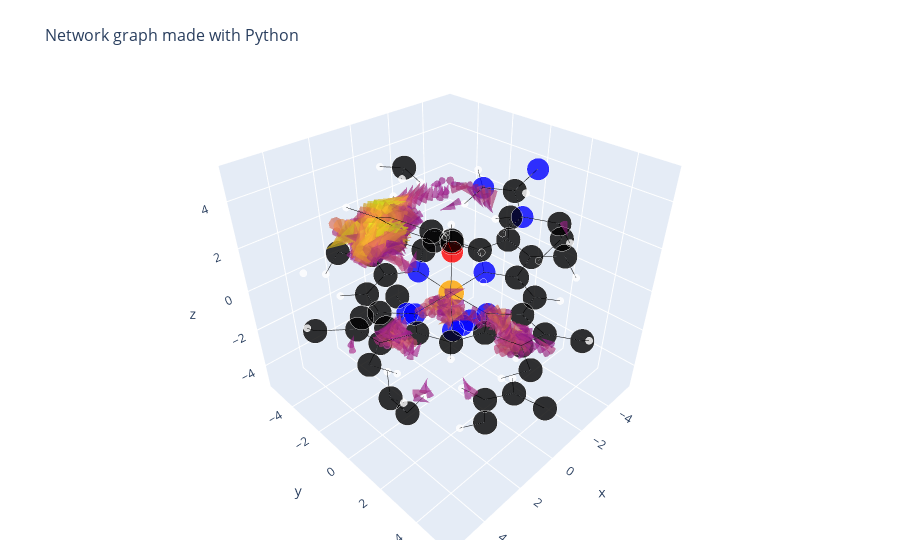

This figure's notebook cell:
### Code cell
fig = go.Figure(data=[trace_edges, trace_nodes, vector_field_pca[7]],
            layout=go.Layout(
                title='<br>Network graph made with Python',
                titlefont_size=16,
                showlegend=False,
                hovermode='closest',
                margin=dict(b=20,l=5,r=5,t=40),
                xaxis=dict(showgrid=False, zeroline=False, showticklabels=False),
                yaxis=dict(showgrid=False, zeroline=False, showticklabels=False))
                )
fig.update_layout(yaxis_range=[-5,5], xaxis_range=[-5,5])
fig.show()
fig.write_html("test_not_important_boruta.html")

### Figure 1 — Plotly figure (JSON) as saved in the notebook; plotly's stock layout.template omitted (floating-point values rounded to 4 significant figures; data arrays with more than 128 entries replaced by an {"elided": "..."} marker saying what was removed)
{"data": [{"hoverinfo": "none", "line": {"color": "#000000", "width": 1}, "mode": "lines", "type": "scatter3d", "x": {"elided": "291 float values"}, "y": {"elided": "291 float values"}, "z": {"elided": "291 float values"}}, {"marker": {"color": ["black", "black", "white", "white", "white", "black", "black", "black", "blue", "white", "white", "black", "white", "white", "white", "white", "white", "black", "black", "black", "black", "white", "white", "white", "black", "black", "blue", "black", "blue", "blue", "white", "white", "white", "white", "white", "white", "black", "black", "black", "black", "black", "black", "red", "white", "white", "white", "white", "white", "blue", "blue", "blue", "orange", "black", "black", "black", "black", "blue", "black", "black", "black", "black", "black", "black", "blue", "black", "black", "black", "black", "black", "black", "blue", "black", "black", "black", "black", "black", "black", "blue", "black", "black", "black", "black", "black", "black", "white", "white", "white", "white", "white", "white", "white", "white", "white", "white", "white", "white", "white", "white"], "colorscale": [[0, "#440154"], [0.1111, "#482878"], [0.2222, "#3e4989"], [0.3333, "#31688e"], [0.4444, "#26828e"], [0.5556, "#1f9e89"], [0.6667, "#35b779"], [0.7778, "#6ece58"], [0.8889, "#b5de2b"], [1, "#fde725"]], "opacity": 0.8, "size": [17, 17, 5, 5, 5, 17, 17, 17, 15.5, 5, 5, 17, 5, 5, 5, 5, 5, 17, 17, 17, 17, 5, 5, 5, 17, 17, 15.5, 17, 15.5, 15.5, 5, 5, 5, 5, 5, 5, 17, 17, 17, 17, 17, 17, 15.2, 5, 5, 5, 5, 5, 15.5, 15.5, 15.5, 18, 17, 17, 17, 17, 15.5, 17, 17, 17, 17, 17, 17, 15.5, 17, 17, 17, 17, 17, 17, 15.5, 17, 17, 17, 17, 17, 17, 15.5, 17, 17, 17, 17, 17, 17, 5, 5, 5, 5, 5, 5, 5, 5, 5, 5, 5, 5, 5, 5], "symbol": "circle"}, "mode": "markers", "text": ["C", "C", "H", "H", "H", "C", "C", "C", "N", "H", "H", "C", "H", "H", "H", "H", "H", "C", "C", "C", "C", "H", "H", "H", "C", "C", "N", "C", "N", "N", "H", "H", "H", "H", "H", "H", "C", "C", "C", "C", "C", "C", "O", "H", "H", "H", "H", "H", "N", "N", "N", "Fe", "C", "C", "C", "C", "N", "C", "C", "C", "C", "C", "C", "N", "C", "C", "C", "C", "C", "C", "N", "C", "C", "C", "C", "C", "C", "N", "C", "C", "C", "C", "C", "C", "H", "H", "H", "H", "H", "H", "H", "H", "H", "H", "H", "H", "H", "H"], "type": "scatter3d", "x": [2.651, 3.376, 1.575, 3.48, 2.877, 1.173, 0.8033, -0.9496, -0.497, 1.448, -1.078, -0.8826, -1.576, -0.1085, -0.4233, -4.265, -3.152, -0.6211, -0.3404, 1.977, 0.9546, -1.129, 2.981, 1.169, -1.561, -2.732, -2.285, -3.0, -4.174, -2.541, -0.7306, -0.7427, -3.227, -1.397, -1.655, -3.076, 3.016, 2.275, 2.694, 1.226, 1.643, 0.9177, -0.08728, 2.523, 3.262, 0.6582, 1.388, -0.5658, -0.1944, -1.308, -2.425, -0.001971, 2.4, 2.398, -2.389, -2.391, 1.975, 2.827, 4.201, 4.197, 2.824, 5.385, 5.403, -0.0001303, 1.079, 0.6836, -0.6616, -1.07, 1.646, -1.523, -1.974, -2.821, -4.204, -4.203, -2.818, -5.396, -5.265, -0.0004459, -1.081, -0.66, 0.6856, 1.085, -1.558, 1.617, 3.149, 3.153, -3.142, -3.14, 5.189, 4.959, -2.391, -5.367, 2.507, 2.667, -1.747, -2.504, -5.122, 5.052], "y": [0.02893, -0.09851, -0.06797, 0.8665, -0.8177, -4.734, -3.413, -4.643, -3.422, -2.555, -2.596, -3.597, -3.41, -2.829, -4.576, -2.031, 1.153, 4.649, 3.281, 3.774, 2.847, 2.561, 3.432, 1.79, 3.855, 2.91, 1.529, 0.5064, 0.6752, -0.7305, 2.795, 3.57, 3.175, 1.333, -0.8935, -1.509, 0.2112, 1.348, -1.014, 1.262, -1.107, 0.03505, -0.03617, 2.301, -1.895, 2.142, -2.061, -0.8626, -0.08652, -0.6221, -1.162, -0.01007, -2.402, 2.383, 2.381, -2.363, -0.008225, -1.096, -0.6921, 0.6525, 1.073, 1.55, -1.603, 1.958, 2.804, 4.192, 4.212, 2.81, 5.349, 5.295, 0.002386, 1.078, 0.7026, -0.6238, -1.052, 1.648, -1.434, -1.952, -2.788, -4.163, -4.165, -2.802, -5.36, -5.361, -3.173, 3.141, 3.133, -3.115, -2.532, -2.541, 5.114, -2.39, -5.101, 4.97, -5.445, -5.229, 2.528, 2.586], "z": [-4.943, -3.629, -4.799, -3.132, -2.979, -3.258, -3.334, -3.083, -3.219, -3.462, -3.233, 3.951, 3.132, 3.954, 3.821, -2.595, -4.8, -3.658, -3.605, -3.137, -3.343, -3.768, -2.937, -3.301, 3.413, 3.185, 3.108, 3.596, 4.193, 3.465, 5.075, 2.753, 2.251, 2.669, 3.008, 3.822, 4.597, 4.249, 4.026, 3.341, 3.12, 2.779, 1.835, 4.691, 4.286, 3.078, 2.681, 1.939, -2.138, -2.788, -3.433, -0.04813, -0.112, 0.2216, -0.2757, 0.4155, -0.04813, -0.1116, 0.07447, 0.2303, 0.1252, 0.54, 0.1716, -0.04813, 0.1352, 0.1162, -0.1296, -0.2063, 0.3439, -0.3216, 0.02323, -0.1317, 0.1026, 0.4161, 0.3064, 0.01764, 0.8196, 0.07303, 0.2869, 0.3809, 0.2126, 0.01307, 0.6447, 0.2047, -0.2177, 0.3767, -0.4583, 0.6171, -0.3563, 2.035, -0.9387, 0.3262, -0.3689, 0.3939, 1.714, 0.1186, -0.5655, 0.6047]}, {"opacity": 0.4, "showscale": false, "sizeref": 5, "type": "cone", "u": {"elided": "9261 float values"}, "v": {"elided": "9261 float values"}, "w": {"elided": "9261 float values"}, "x": {"elided": "9261 float values"}, "y": {"elided": "9261 float values"}, "z": {"elided": "9261 float values"}}], "layout": {"hovermode": "closest", "margin": {"b": 20, "l": 5, "r": 5, "t": 40}, "showlegend": false, "title": {"font": {"size": 16}, "text": "<br>Network graph made with Python"}, "xaxis": {"range": [-5, 5], "showgrid": false, "showticklabels": false, "zeroline": false}, "yaxis": {"range": [-5, 5], "showgrid": false, "showticklabels": false, "zeroline": false}}}
